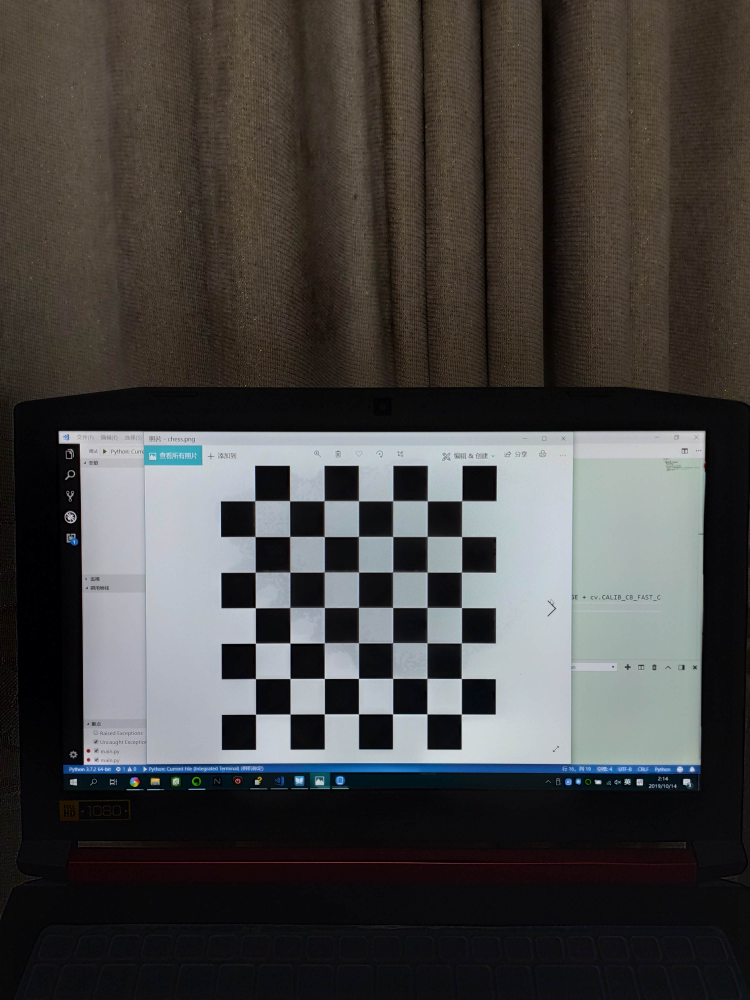
#> input picture 研究生作业/计算机视觉-相机标定/calibrateImg/IMG_0.jpg, 3000 x 4000 px (shown at 1/4 size); its folder holds 5 pictures in this run
$ python main.py
#> lines starting #> are read from the running program, lines starting #| are printed output that depends on the picture
import cv2 as cv
import numpy as np
import glob
import os
from math import pi, cos, sin

# 棋盘的世界坐标系中的点
objectPoint = np.zeros((7 * 7, 3), np.float32)
X, Y = np.meshgrid(range(7), range(7))
objectPoint[:, 1], objectPoint[:, 0] = X.flatten(), Y.flatten()

objPoint_list = []
imgPoint_list = []  # 存11张照片的corners


def calibrateCamera():
    images = glob.glob("calibrateImg/*.jpg")

    for imgPath in images:
        img = cv.imread(imgPath)
#> img is the input picture: shape (4000, 3000, 3); mean B, G, R 66.3, 68, 69.7
        grayImg = cv.cvtColor(img, cv.COLOR_BGR2GRAY)
        assert (grayImg.shape[::-1] == (3000, 4000))  # 检查照片的尺寸

        retval, corners = cv.findChessboardCorners(grayImg, (7, 7))
#> retval = True; corners = 49 rows, first 8: [1021.2, 2003.7], [1159.5, 2005.5], [1297.7, 2003.6], [1434.2, 2005.4], [1572.8, 2005], [1711, 2005], [1849.9, 2005.3], [1021, 2148.5]

        if retval:
            cv.drawChessboardCorners(img, (7, 7), corners, retval)
            cv.imwrite(os.path.join("cornerImg", os.path.basename(imgPath)), img)
            objPoint_list.append(objectPoint)
            imgPoint_list.append(corners)
#> pass 2 of the loop in calibrateCamera, `for imgPath in images:`:
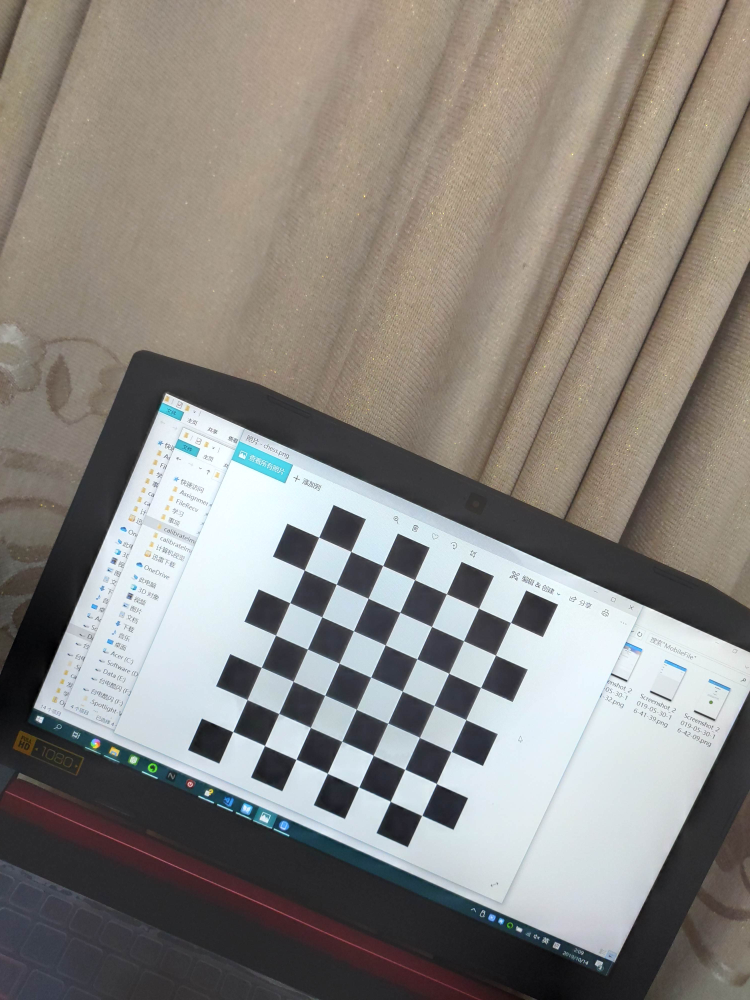
#> input picture 研究生作业/计算机视觉-相机标定/calibrateImg/IMG_1.jpg, 3000 x 4000 px (shown at 1/4 size)
#> in calibrateCamera, img is the input picture: shape (4000, 3000, 3); mean B, G, R 129.2, 134.6, 138.5
#> in calibrateCamera, `grayImg = cv.cvtColor(img, cv.COLOR_BGR2GRAY)`:
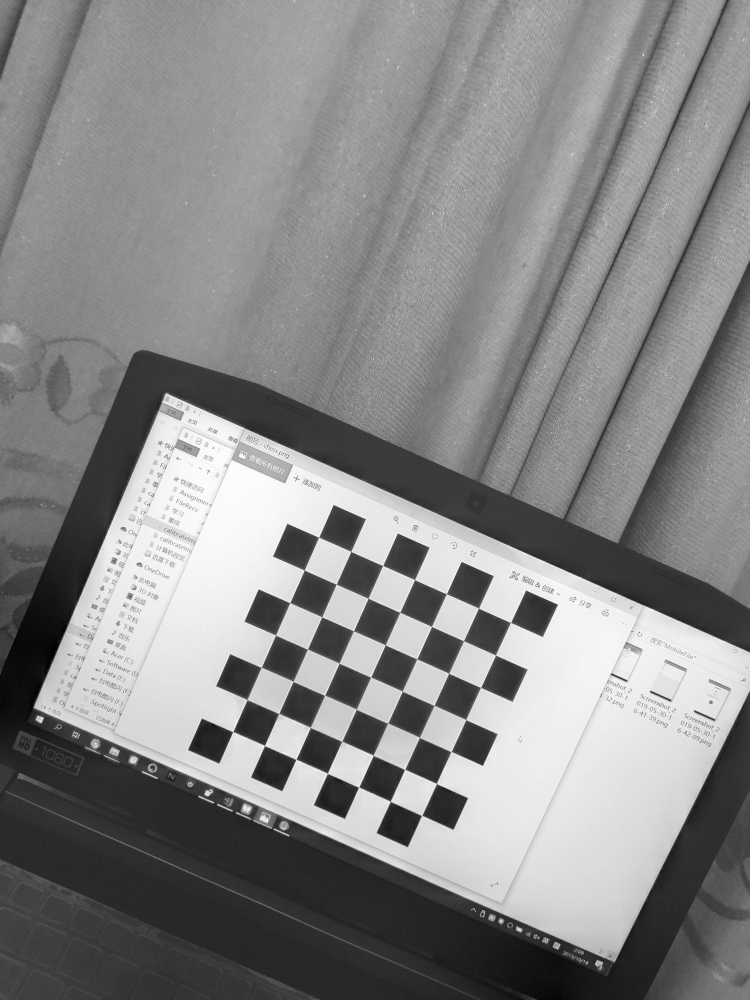
#> grayImg: shape (4000, 3000) (shown at 1/4 size); min 0, max 255, mean 135.1
#> corners = 49 rows, first 8: [1276.1, 2150.5], [1404.6, 2207], [1532.2, 2263.4], [1660.1, 2319.6], [1786.8, 2376.6], [1915.6, 2433.4], [2043.7, 2491.1], [1218.2, 2281.5]

    retval, cameraMatrix, distCoeffs, rvecs, tvecs = cv.calibrateCamera(objPoint_list, imgPoint_list,
                                                                        grayImg.shape[::-1], None, None)

    return cameraMatrix, rvecs, tvecs


if __name__ == "__main__":
    cameraMatrix, rvecs, tvecs = calibrateCamera()

    # print
    print("手机相机的内存矩阵如下：\n", cameraMatrix)

    # 改变外参生成新图像
    imgPoint = imgPoint_list[0].reshape(7 * 7, -1)
    transform_matrix = np.zeros((3, 4), np.float32)

    # 绕z轴旋转90°矩阵
    rotateM_z = np.array([[0, -1, 0], [1, 0, 0], [0, 0, 0]])
    # 绕x轴旋转45°矩阵
    rotateM_x = np.array([[1, 0, 0], [0, cos(pi / 4), -sin(pi / 4)], [0, sin(pi / 4), cos(pi / 4)]])

    transform_matrix[:, :3] = rotateM_x.dot(rotateM_z)
    transform_matrix[:, 3] = (3, -5, 30)
    # 验证从某张照片能否用这个方法得到正确的corner位置
    # transform_matrix2 = np.zeros((3, 4), np.float32)
    # transform_matrix2[:, :3] = cv.Rodrigues(rvecs[0])[0]
    # transform_matrix2[:, 3] = tvecs[0].ravel()

    # 齐次化objectPoint
    objectPoint_homogeneuos = np.concatenate((objectPoint.T, np.ones((1, 7 * 7), np.float32)), axis=0)
    new_objectPoint = cameraMatrix.dot(transform_matrix).dot(objectPoint_homogeneuos)
    # 齐次项归一化
    new_imgPoint = (new_objectPoint[:2, :] / new_objectPoint[2, :]).T
    # 计算IMG_0和新坐标间的最优单映射变换矩阵
    H = cv.findHomography(imgPoint_list[0], new_imgPoint)[0]
    img = cv.imread("calibrateImg/IMG_0.jpg")

    new_img = cv.warpPerspective(img, H, (3000, 4000))
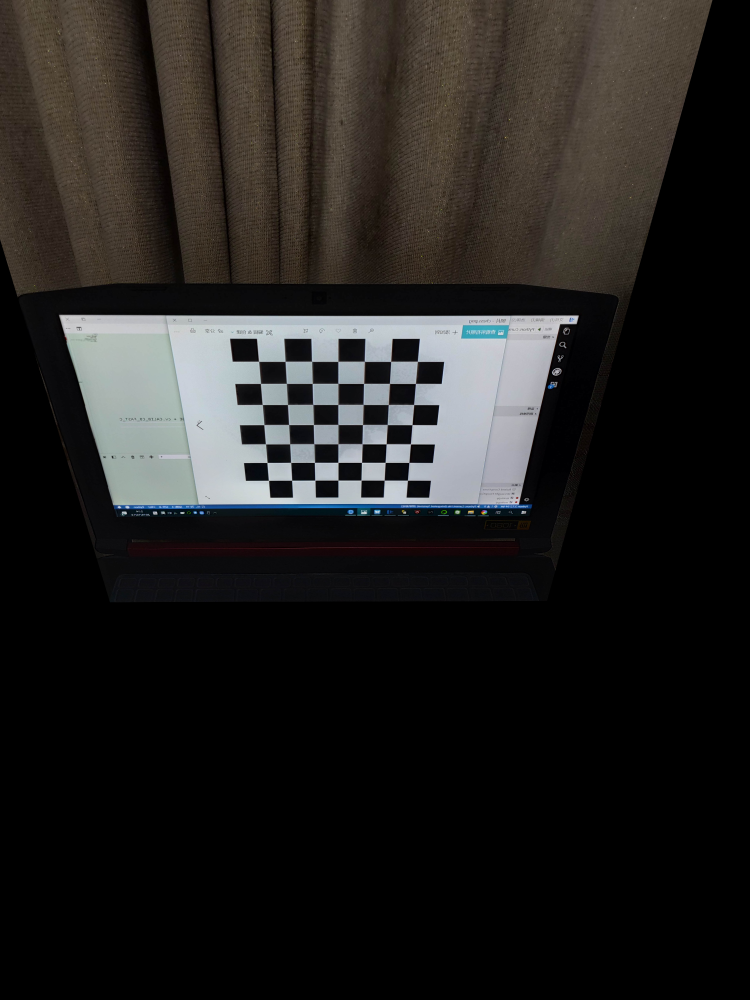
#> new_img: shape (4000, 3000, 3) (shown at 1/4 size); mean B, G, R 31.2, 32.9, 34.6

    cv.imwrite("new-image.jpg", new_img)
    cv.namedWindow("image", cv.WINDOW_NORMAL)
    cv.resizeWindow("image", 300, 400)
    cv.imshow("image", new_img)
    cv.waitKey(0)
    cv.destroyAllWindows()
